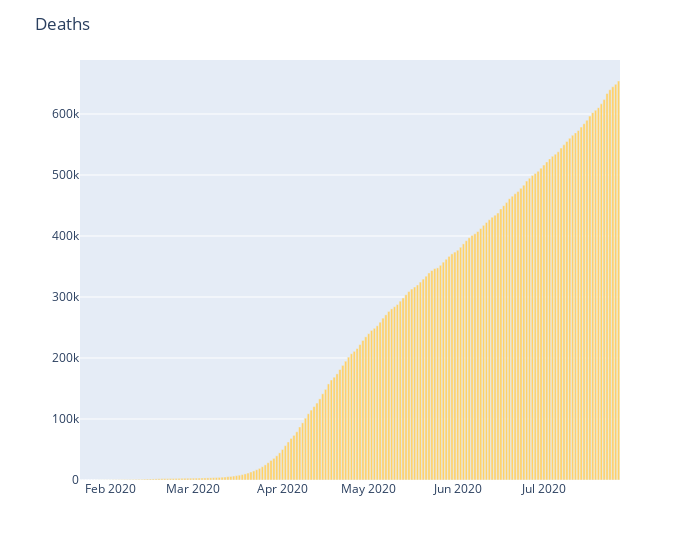

Source (notebook cell):
### Code cell
plot_daywise('Deaths', dth)

### Figure 1 — Plotly figure (JSON) as saved in the notebook; plotly's stock layout.template omitted (floating-point values rounded to 4 significant figures; data arrays with more than 128 entries replaced by an {"elided": "..."} marker saying what was removed)
{"data": [{"alignmentgroup": "True", "hovertemplate": "Date=%{x}<br>Deaths=%{y}<extra></extra>", "legendgroup": "", "marker": {"color": "#ffd166"}, "name": "", "offsetgroup": "", "orientation": "v", "showlegend": false, "textposition": "auto", "type": "bar", "x": {"elided": "188 str values"}, "xaxis": "x", "y": {"elided": "188 int values"}, "yaxis": "y"}], "layout": {"barmode": "relative", "legend": {"tracegroupgap": 0}, "margin": {"t": 60}, "title": {"text": "Deaths"}, "width": 700, "xaxis": {"anchor": "y", "domain": [0, 1], "title": {"text": ""}}, "yaxis": {"anchor": "x", "domain": [0, 1], "title": {"text": ""}}}}
